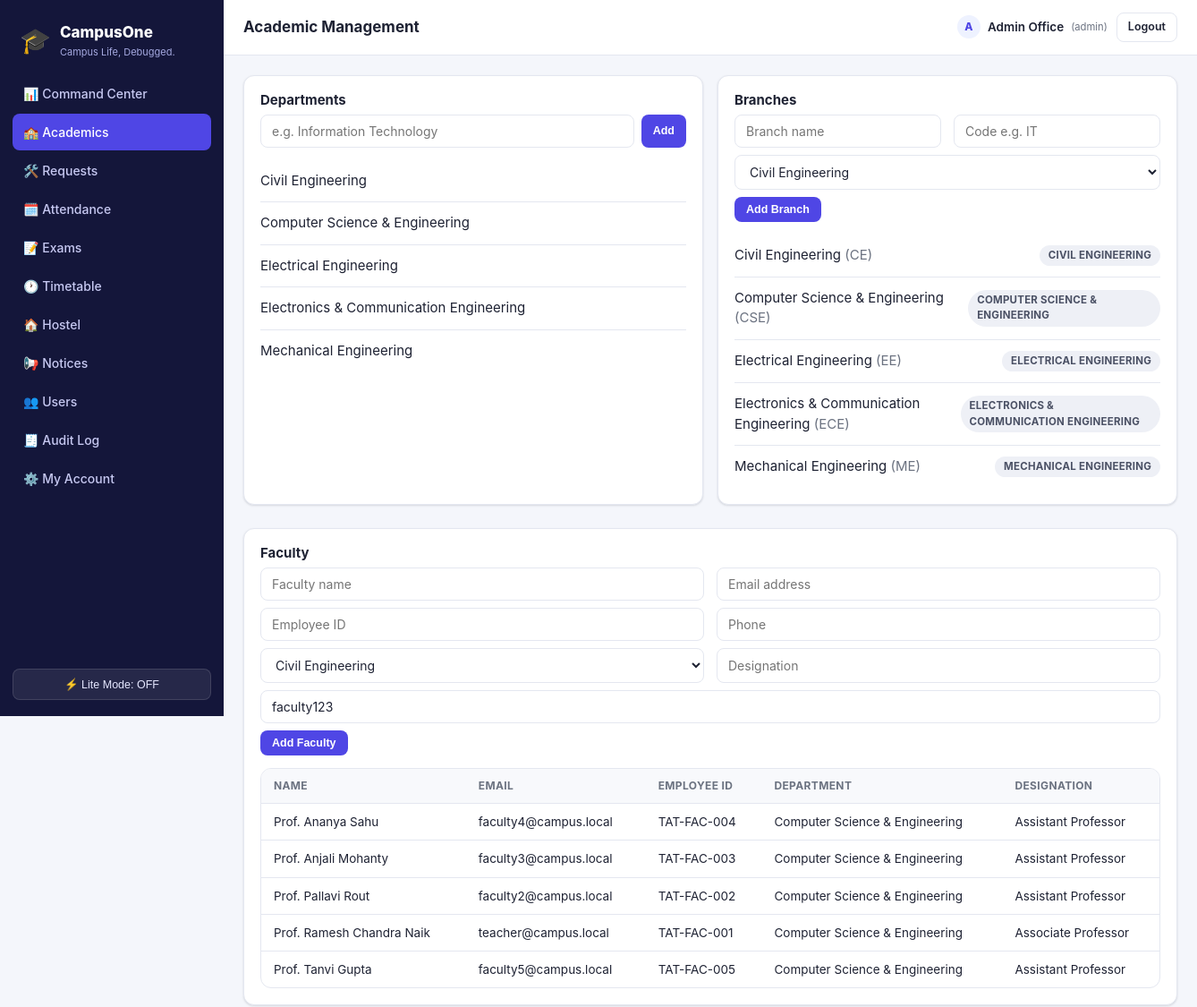
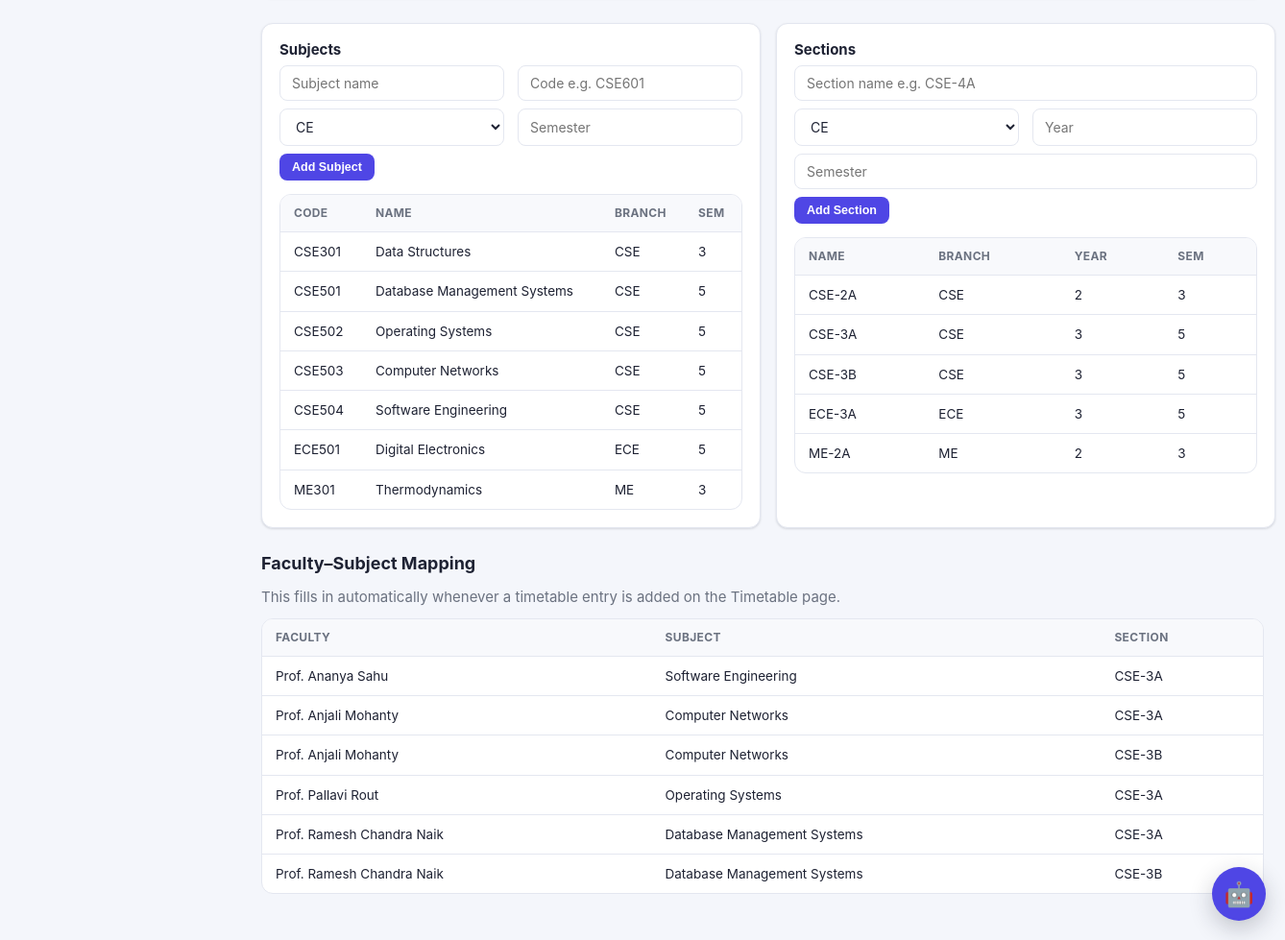
Page /admin/academics (signed in) on the committed database (2 pictures, top to bottom).
### tables this page shows
CREATE TABLE departments (
    id INTEGER PRIMARY KEY AUTOINCREMENT,
    name TEXT UNIQUE NOT NULL
);

CREATE TABLE branches (
    id INTEGER PRIMARY KEY AUTOINCREMENT,
    name TEXT NOT NULL,
    code TEXT UNIQUE NOT NULL,
    department_id INTEGER REFERENCES departments(id)
);

CREATE TABLE faculty (
    id INTEGER PRIMARY KEY AUTOINCREMENT,
    user_id INTEGER UNIQUE REFERENCES users(id),
    employee_id TEXT UNIQUE,
    department_id INTEGER REFERENCES departments(id),
    designation TEXT
);

CREATE TABLE users (
    id INTEGER PRIMARY KEY AUTOINCREMENT,
    email TEXT UNIQUE NOT NULL,
    password_hash TEXT NOT NULL,
    role TEXT NOT NULL CHECK(role IN ('student','faculty','admin','warden','mess','frontdesk')),
    name TEXT NOT NULL,
    phone TEXT,
    photo TEXT,
    is_active INTEGER DEFAULT 1,
    created_at TEXT DEFAULT (datetime('now'))
);

CREATE TABLE subjects (
    id INTEGER PRIMARY KEY AUTOINCREMENT,
    name TEXT NOT NULL,
    code TEXT UNIQUE NOT NULL,
    branch_id INTEGER REFERENCES branches(id),
    semester INTEGER NOT NULL
);

CREATE TABLE sections (
    id INTEGER PRIMARY KEY AUTOINCREMENT,
    branch_id INTEGER REFERENCES branches(id),
    year INTEGER NOT NULL,
    semester INTEGER NOT NULL,
    name TEXT NOT NULL
);

CREATE TABLE faculty_subjects (
    id INTEGER PRIMARY KEY AUTOINCREMENT,
    faculty_id INTEGER REFERENCES faculty(id),
    subject_id INTEGER REFERENCES subjects(id),
    section_id INTEGER REFERENCES sections(id)
);

### blueprints/admin.py (the view, shortened to what this page needs)
@bp.route("/academics", methods=["GET", "POST"])
@role_required("admin")
def academics():
    departments = query_db("SELECT * FROM departments ORDER BY name")
    branches = query_db(
        "SELECT b.*, d.name AS department_name FROM branches b LEFT JOIN departments d ON b.department_id = d.id ORDER BY b.name"
    )
    faculty = query_db(
        "SELECT f.id, u.name, u.email, u.phone, f.employee_id, d.name AS department_name, f.designation "
        "FROM faculty f JOIN users u ON f.user_id = u.id LEFT JOIN departments d ON f.department_id = d.id "
        "ORDER BY u.name"
    )
    subjects = query_db(
        "SELECT s.*, b.code AS branch_code FROM subjects s LEFT JOIN branches b ON s.branch_id = b.id ORDER BY s.code"
    )
    sections = query_db(
        "SELECT sec.*, b.code AS branch_code FROM sections sec LEFT JOIN branches b ON sec.branch_id = b.id "
        "ORDER BY b.code, sec.year, sec.name"
    )
    mappings = query_db(
        "SELECT fs.id, u.name AS faculty_name, sub.name AS subject_name, sec.name AS section_name "
        "FROM faculty_subjects fs JOIN faculty f ON fs.faculty_id = f.id JOIN users u ON f.user_id = u.id "
        "JOIN subjects sub ON fs.subject_id = sub.id JOIN sections sec ON fs.section_id = sec.id "
        "ORDER BY u.name"
    )
    return render_template("admin/academics.html", departments=departments, branches=branches,
                            faculty=faculty, subjects=subjects, sections=sections, mappings=mappings)

### utils/auth_utils.py (called while the page is built)
def role_required(*roles):
    def decorator(view):
        @functools.wraps(view)
        def wrapped(**kwargs):
            if session.get("user_id") is None:
                return redirect(url_for("auth.login", next=request.path))
            if session.get("role") not in roles:
                abort(403)
            return view(**kwargs)
        return wrapped
    return decorator

def gen_csrf_token():
    if "csrf_token" not in session:
        session["csrf_token"] = secrets.token_hex(16)
    return session["csrf_token"]

### utils/db.py (called while the page is built)
def get_db():
    if "db" not in g:
        g.db = sqlite3.connect(current_app.config["DATABASE"], detect_types=sqlite3.PARSE_DECLTYPES)
        g.db.row_factory = sqlite3.Row
        g.db.execute("PRAGMA foreign_keys = ON")
    return g.db

def query_db(query, args=(), one=False):
    cur = get_db().execute(query, args)
    rv = cur.fetchall()
    cur.close()
    return (rv[0] if rv else None) if one else rv

### templates/admin/academics.html (shortened to what this page needs)
{% extends "base.html" %}
{% block page_title %}Academic Management{% endblock %}
{% block content %}
<div class="grid grid-2 section">
  <div class="card">
    <h3>Departments</h3>
    <form method="post" style="display:flex; gap:8px; margin-bottom:14px;">
      <input type="text" name="name" required placeholder="e.g. Information Technology">
      <button type="submit" class="btn btn-primary btn-sm">Add</button>
    </form>
    {% for d in departments %}<div class="list-item"><div>{{ d.name }}</div></div>{% else %}<p class="muted">No departments yet.</p>{% endfor %}
  </div>
  <div class="card">
    <h3>Branches</h3>
    <form method="post" style="margin-bottom:14px;">
      <div class="form-row">
        <input type="text" name="name" required placeholder="Branch name">
        <input type="text" name="code" required placeholder="Code e.g. IT" maxlength="10">
      </div>
      <select name="department_id" required style="margin-top:8px;">
        {% for d in departments %}<option value="{{ d.id }}">{{ d.name }}</option>{% endfor %}
      </select>
      <button type="submit" class="btn btn-primary btn-sm" style="margin-top:8px;">Add Branch</button>
    </form>
    {% for b in branches %}<div class="list-item"><div>{{ b.name }} <span class="muted">({{ b.code }})</span></div><span class="badge badge-neutral">{{ b.department_name }}</span></div>{% else %}<p class="muted">No branches yet.</p>{% endfor %}
  </div>
</div>
<div class="section">
  <div class="card">
    <h3>Faculty</h3>
    <form method="post" style="margin-bottom:14px;">
      <div class="form-row">
        <input type="text" name="name" required placeholder="Faculty name">
        <input type="email" name="email" required placeholder="Email address">
      </div>
      <div class="form-row" style="margin-top:8px;">
        <input type="text" name="employee_id" required placeholder="Employee ID">
        <input type="text" name="phone" placeholder="Phone">
      </div>
      <div class="form-row" style="margin-top:8px;">
        <select name="department_id" required>
          {% for d in departments %}<option value="{{ d.id }}">{{ d.name }}</option>{% endfor %}
        </select>
        <input type="text" name="designation" placeholder="Designation">
      </div>
      <input type="text" name="password" value="faculty123" placeholder="Temporary password" style="margin-top:8px;">
      <button type="submit" class="btn btn-primary btn-sm" style="margin-top:8px;">Add Faculty</button>
    </form>
    <div class="table-wrap">
      <table>
        <thead><tr><th>Name</th><th>Email</th><th>Employee ID</th><th>Department</th><th>Designation</th></tr></thead>
        <tbody>
        {% for f in faculty %}
          <tr><td>{{ f.name }}</td><td>{{ f.email }}</td><td>{{ f.employee_id }}</td><td>{{ f.department_name or '—' }}</td><td>{{ f.designation or '—' }}</td></tr>
        {% else %}
          <tr><td colspan="5" class="muted">No faculty members yet.</td></tr>
        {% endfor %}
        </tbody>
      </table>
    </div>
  </div>
</div>
<div class="grid grid-2 section">
  <div class="card">
    <h3>Subjects</h3>
    <form method="post" style="margin-bottom:14px;">
      <div class="form-row">
        <input type="text" name="name" required placeholder="Subject name">
        <input type="text" name="code" required placeholder="Code e.g. CSE601">
      </div>
      <div class="form-row" style="margin-top:8px;">
        <select name="branch_id" required>{% for b in branches %}<option value="{{ b.id }}">{{ b.code }}</option>{% endfor %}</select>
        <input type="number" name="semester" required placeholder="Semester" min="1" max="8">
      </div>
      <button type="submit" class="btn btn-primary btn-sm" style="margin-top:8px;">Add Subject</button>
    </form>
    <div class="table-wrap">
      <table>
        <thead><tr><th>Code</th><th>Name</th><th>Branch</th><th>Sem</th></tr></thead>
        <tbody>
        {% for s in subjects %}
          <tr><td>{{ s.code }}</td><td>{{ s.name }}</td><td>{{ s.branch_code }}</td><td>{{ s.semester }}</td></tr>
        {% else %}
          <tr><td colspan="4" class="muted">No subjects yet.</td></tr>
        {% endfor %}
        </tbody>
      </table>
    </div>
  </div>
  <div class="card">
    <h3>Sections</h3>
    <form method="post" style="margin-bottom:14px;">
      <input type="text" name="name" required placeholder="Section name e.g. CSE-4A">
      <div class="form-row" style="margin-top:8px;">
        <select name="branch_id" required>{% for b in branches %}<option value="{{ b.id }}">{{ b.code }}</option>{% endfor %}</select>
        <input type="number" name="year" required placeholder="Year" min="1" max="4">
      </div>
      <input type="number" name="semester" required placeholder="Semester" min="1" max="8" style="margin-top:8px;">
      <button type="submit" class="btn btn-primary btn-sm" style="margin-top:8px;">Add Section</button>
    </form>
    <div class="table-wrap">
      <table>
        <thead><tr><th>Name</th><th>Branch</th><th>Year</th><th>Sem</th></tr></thead>
        <tbody>
        {% for s in sections %}
          <tr><td>{{ s.name }}</td><td>{{ s.branch_code }}</td><td>{{ s.year }}</td><td>{{ s.semester }}</td></tr>
        {% else %}
          <tr><td colspan="4" class="muted">No sections yet.</td></tr>
        {% endfor %}
        </tbody>
      </table>
    </div>
  </div>
</div>
<div class="section">
  <div class="section-title"><h2>Faculty–Subject Mapping</h2></div>
  <p class="muted" style="margin-top:-6px; margin-bottom:10px;">This fills in automatically whenever a timetable entry is added on the Timetable page.</p>
  <div class="table-wrap">
    <table>
      <thead><tr><th>Faculty</th><th>Subject</th><th>Section</th></tr></thead>
      <tbody>
      {% for m in mappings %}
        <tr><td>{{ m.faculty_name }}</td><td>{{ m.subject_name }}</td><td>{{ m.section_name }}</td></tr>
      {% else %}
        <tr><td colspan="3" class="muted">No mappings yet — add a timetable entry to create one.</td></tr>
      {% endfor %}
      </tbody>
    </table>
  </div>
</div>
{% endblock %}

### static/css/style.css (style rules this page uses)
:root { --bg: #f4f6fb; --surface: #ffffff; --surface-2: #f8f9fc; --border: #e4e7f0; --text: #1e2233; --text-muted: #6b7280; --primary: #4f46e5; --primary-dark: #4338ca; --primary-light: #eef2ff; --success: #16a34a; --success-bg: #ecfdf3; --warning: #d97706; --warning-bg: #fffbeb; --danger: #dc2626; --danger-bg: #fef2f2; --info: #0891b2; --info-bg: #ecfeff; --radius: 12px; --radius-sm: 8px; --shadow: 0 1px 2px rgba(16,24,40,.06), 0 1px 3px rgba(16,24,40,.08); --sidebar-w: 250px; }
* { box-sizing: border-box; }
html, body { height: 100%; }
body { margin: 0; font-family: -apple-system, BlinkMacSystemFont, "Segoe UI", Roboto, Helvetica, Arial, sans-serif; background: var(--bg); color: var(--text); font-size: 15px; line-height: 1.5; }
h1, h2, h3, h4 { margin: 0 0 .4em; font-weight: 700; line-height: 1.25; }
.muted { color: var(--text-muted); }
.grid { display: grid; gap: 16px; }
.grid-2 { grid-template-columns: repeat(2, 1fr); }
.card { background: var(--surface); border: 1px solid var(--border); border-radius: var(--radius); padding: 18px; box-shadow: var(--shadow); }
.card h3 { font-size: 15px; }
.section { margin-bottom: 26px; }
.section-title { display: flex; align-items: center; justify-content: space-between; margin-bottom: 12px; }
.section-title h2 { font-size: 18px; }
.table-wrap { overflow-x: auto; border-radius: var(--radius); border: 1px solid var(--border); background: var(--surface); }
table { width: 100%; border-collapse: collapse; font-size: 13.5px; min-width: 480px; }
th, td { text-align: left; padding: 10px 14px; border-bottom: 1px solid var(--border); white-space: nowrap; }
th { background: var(--surface-2); font-weight: 700; font-size: 12px; text-transform: uppercase; letter-spacing: .03em; color: var(--text-muted); }
tr:last-child td { border-bottom: none; }
.badge { display: inline-block; padding: 3px 10px; border-radius: 999px; font-size: 11.5px; font-weight: 700; text-transform: uppercase; letter-spacing: .02em; }
.badge-neutral { background: #eef0f6; color: #4b5165; }
.btn { display: inline-flex; align-items: center; justify-content: center; gap: 6px; padding: 9px 16px; border-radius: var(--radius-sm); font-size: 14px; font-weight: 600; border: 1px solid transparent; cursor: pointer; text-decoration: none; }
.btn-primary { background: var(--primary); color: #fff; }
.btn-sm { padding: 6px 12px; font-size: 12.5px; }
input, select, textarea { width: 100%; padding: 9px 12px; border: 1px solid var(--border); border-radius: var(--radius-sm); font-size: 14px; font-family: inherit; background: var(--surface); color: var(--text); }
.form-row { display: grid; grid-template-columns: 1fr 1fr; gap: 14px; }
.list-item { display: flex; justify-content: space-between; align-items: center; padding: 12px 0; border-bottom: 1px solid var(--border); gap: 12px; }
.list-item:last-child { border-bottom: none; }

### rows in the picture
departments: name "Civil Engineering"
departments: name "Computer Science & Engineering"
departments: name "Electrical Engineering"
departments: name "Electronics & Communication Engineering"
departments: name "Mechanical Engineering"
branches: name "Civil Engineering", code "CE", department_name "CIVIL ENGINEERING"
branches: name "Computer Science & Engineering", code "CSE", department_name "COMPUTER SCIENCE & ENGINEERING"
branches: name "Electrical Engineering", code "EE", department_name "ELECTRICAL ENGINEERING"
branches: name "Electronics & Communication Engineering", code "ECE", department_name "ELECTRONICS & COMMUNICATION ENGINEERING"
branches: name "Mechanical Engineering", code "ME", department_name "MECHANICAL ENGINEERING"
faculty: name "Prof. Ananya Sahu", email "faculty4@campus.local", employee_id "TAT-FAC-004", name "Computer Science & Engineering", designation "Assistant Professor"
faculty: name "Prof. Anjali Mohanty", email "faculty3@campus.local", employee_id "TAT-FAC-003", name "Computer Science & Engineering", designation "Assistant Professor"
faculty: name "Prof. Pallavi Rout", email "faculty2@campus.local", employee_id "TAT-FAC-002", name "Computer Science & Engineering", designation "Assistant Professor"
faculty: name "Prof. Ramesh Chandra Naik", email "teacher@campus.local", employee_id "TAT-FAC-001", name "Computer Science & Engineering", designation "Associate Professor"
faculty: name "Prof. Tanvi Gupta", email "faculty5@campus.local", employee_id "TAT-FAC-005", name "Computer Science & Engineering", designation "Assistant Professor"
subjects: code "CSE301", name "Data Structures", branch_code "CSE", semester "3"
subjects: code "CSE501", name "Database Management Systems", branch_code "CSE", semester "5"
subjects: code "CSE502", name "Operating Systems", branch_code "CSE", semester "5"
subjects: code "CSE503", name "Computer Networks", branch_code "CSE", semester "5"
subjects: code "CSE504", name "Software Engineering", branch_code "CSE", semester "5"
subjects: code "ECE501", name "Digital Electronics", branch_code "ECE", semester "5"
subjects: code "ME301", name "Thermodynamics", branch_code "ME", semester "3"
sections: name "CSE-2A", branch_code "CSE", year "2", semester "3"
sections: name "CSE-3A", branch_code "CSE", year "3", semester "5"
sections: name "CSE-3B", branch_code "CSE", year "3", semester "5"
sections: name "ECE-3A", branch_code "ECE", year "3", semester "5"
sections: name "ME-2A", branch_code "ME", year "2", semester "3"
faculty_subjects: faculty_name "Prof. Ananya Sahu", subject_name "Software Engineering", section_name "CSE-3A"
faculty_subjects: faculty_name "Prof. Anjali Mohanty", subject_name "Computer Networks", section_name "CSE-3A"
faculty_subjects: faculty_name "Prof. Anjali Mohanty", subject_name "Computer Networks", section_name "CSE-3B"
faculty_subjects: faculty_name "Prof. Pallavi Rout", subject_name "Operating Systems", section_name "CSE-3A"
faculty_subjects: faculty_name "Prof. Ramesh Chandra Naik", subject_name "Database Management Systems", section_name "CSE-3A"
faculty_subjects: faculty_name "Prof. Ramesh Chandra Naik", subject_name "Database Management Systems", section_name "CSE-3B"

### other values in the picture
{{ app_name }} "CampusOne"
{{ tagline }} "Campus Life, Debugged."
{{ '🐢 Lite Mode: ON' if lite_mode else '⚡ Lite Mode: OFF' }} "⚡ Lite Mode: OFF"
{{ session.name[0]|upper }} "A"
{{ session.name }} "Admin Office"
{{ session.role }} "admin"
form field department_id "Civil Engineering"
form field branch_id "CE"
